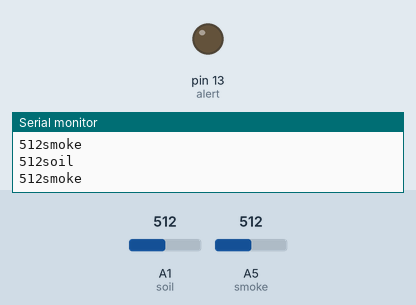
Recording of a sketch running on a simulated Arduino Uno, built with avr-gcc and run on an emulated ATmega328P. Parts: output pins drawn as LEDs (lit = HIGH), the last lines printed to the serial monitor. The inputs (shaded band) are chosen by the test bench; at power-on: A5 (smoke) = 512, A1 (soil) = 512. Pins used as bus, display or sensor lines are not drawn.

Above: at 1.8 s.
1.9 s: A5 (smoke) set to 554
3.4 s: A5 (smoke) set to 577
At 4.9 s:
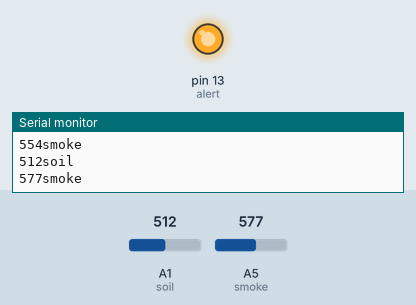
5.5 s: A5 (smoke) set to 555
At 6.5 s:
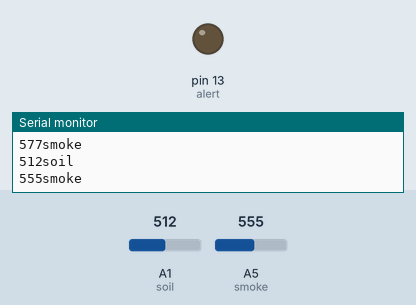
7.5 s: A5 (smoke) set to 575
At 9.3 s:
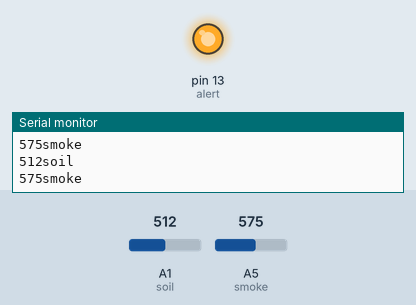
Timing chart, 0 to 10.5 s (numbered marks = the images above; inputs shaded):
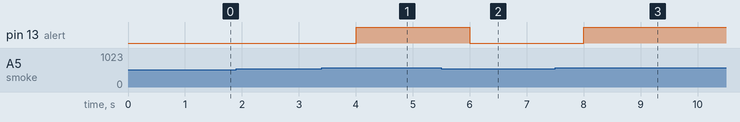

Measured:
- the behaviour switches between 565 and 566 on A5 (smoke) (found by bisection; images 0 and 1)
- after the input at 3.4 s, pin 13 (alert): LOW → HIGH after 0.60 s
- after the input at 5.5 s, pin 13 (alert): HIGH → LOW after 0.50 s
- after the input at 7.5 s, pin 13 (alert): LOW → HIGH after 0.51 s

The sketch:

soil_smoke_water.ino
```cpp
const int soil=A1;
const int smoke=A5;
const int water=6;
const int alert=13;
void setup() {
  // put your setup code here, to run once:
  Serial.begin(9600);
pinMode(soil,INPUT);
pinMode(smoke,INPUT);
pinMode(water,OUTPUT);
pinMode(alert,OUTPUT);
digitalWrite(alert,LOW);
digitalWrite(water,LOW);
}
void loop() {
  // put your main code here, to run repeatedly:
  int soil_value=analogRead(soil);
  int smoke_value=analogRead(smoke);
  Serial.print(soil_value);Serial.print("soil");
  Serial.println();
  Serial.print(smoke_value);Serial.print("smoke");
  Serial.println();
  int choice;
  if(soil_value > 400){
   digitalWrite(water,HIGH);
  }
  else
  {
     digitalWrite(water,HIGH);
  }

  if(soil_value > 400 && smoke_value > 565)
  {
    choice=1;
  }
  else if(soil_value > 650 && smoke_value < 400 )
  {
    choice=2;
  }
  else if(soil_value < 600 && smoke_value > 600)
  {
    choice=3;
  }
  else{
    choice=0;
  }
  switch(choice)
  {
    case 1:
      digitalWrite(alert,HIGH);
      digitalWrite(water,HIGH);
    break;
    case 2:
      digitalWrite(alert,LOW);
      digitalWrite(water,HIGH);
    break;
    case 3:
      digitalWrite(alert,HIGH);
      digitalWrite(water,LOW);
    break;
    case 0:
     digitalWrite(alert,LOW);
      digitalWrite(water,LOW);
    break;
  }
  delay(1000);
}
```
